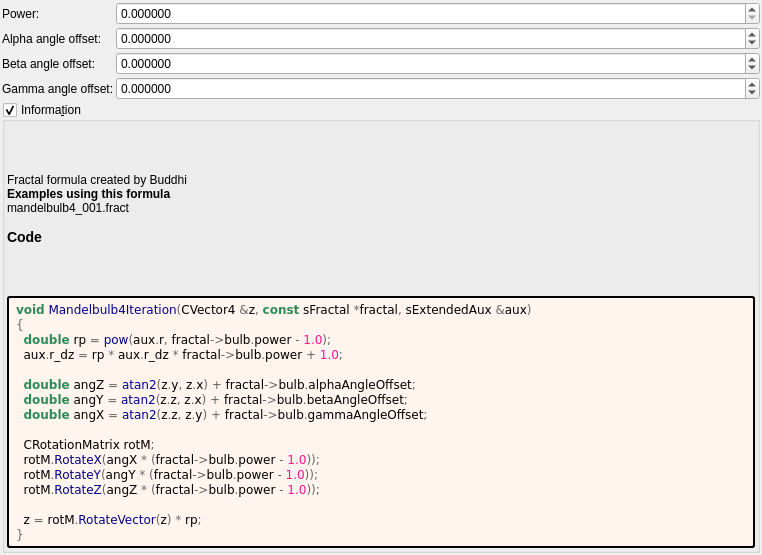
<?xml version="1.0" encoding="UTF-8"?>
<ui version="4.0">
 <class>mandelbulb4</class>
 <widget class="QWidget" name="Form">
  <property name="geometry">
   <rect>
    <x>0</x>
    <y>0</y>
    <width>762</width>
    <height>555</height>
   </rect>
  </property>
  <property name="windowTitle">
   <string notr="true">mandelbulb4</string>
  </property>
  <layout class="QVBoxLayout" name="verticalLayout">
   <property name="spacing">
    <number>2</number>
   </property>
   <property name="leftMargin">
    <number>2</number>
   </property>
   <property name="topMargin">
    <number>2</number>
   </property>
   <property name="rightMargin">
    <number>2</number>
   </property>
   <property name="bottomMargin">
    <number>2</number>
   </property>
   <item>
    <layout class="QGridLayout" name="gridLayout" columnstretch="0,1">
     <property name="spacing">
      <number>2</number>
     </property>
     <item row="1" column="0">
      <widget class="QLabel" name="label_8">
       <property name="text">
        <string>Alpha angle offset:</string>
       </property>
      </widget>
     </item>
     <item row="3" column="1">
      <widget class="MyDoubleSpinBox" name="spinbox_gamma_angle_offset">
       <property name="sizePolicy">
        <sizepolicy hsizetype="Minimum" vsizetype="Maximum">
         <horstretch>0</horstretch>
         <verstretch>0</verstretch>
        </sizepolicy>
       </property>
       <property name="prefix">
        <string/>
       </property>
       <property name="suffix">
        <string/>
       </property>
       <property name="decimals">
        <number>6</number>
       </property>
       <property name="minimum">
        <double>-36000.000000000000000</double>
       </property>
       <property name="maximum">
        <double>36000.000000000000000</double>
       </property>
       <property name="singleStep">
        <double>0.100000000000000</double>
       </property>
      </widget>
     </item>
     <item row="0" column="1">
      <widget class="MyDoubleSpinBox" name="spinbox_power">
       <property name="sizePolicy">
        <sizepolicy hsizetype="Minimum" vsizetype="Maximum">
         <horstretch>0</horstretch>
         <verstretch>0</verstretch>
        </sizepolicy>
       </property>
       <property name="prefix">
        <string/>
       </property>
       <property name="suffix">
        <string/>
       </property>
       <property name="decimals">
        <number>6</number>
       </property>
       <property name="minimum">
        <double>0.000000000000000</double>
       </property>
       <property name="maximum">
        <double>1000.000000000000000</double>
       </property>
       <property name="singleStep">
        <double>0.100000000000000</double>
       </property>
      </widget>
     </item>
     <item row="0" column="0">
      <widget class="QLabel" name="label_7">
       <property name="text">
        <string>Power:</string>
       </property>
      </widget>
     </item>
     <item row="2" column="0">
      <widget class="QLabel" name="label_9">
       <property name="text">
        <string>Beta angle offset:</string>
       </property>
      </widget>
     </item>
     <item row="1" column="1">
      <widget class="MyDoubleSpinBox" name="spinbox_alpha_angle_offset">
       <property name="sizePolicy">
        <sizepolicy hsizetype="Minimum" vsizetype="Maximum">
         <horstretch>0</horstretch>
         <verstretch>0</verstretch>
        </sizepolicy>
       </property>
       <property name="prefix">
        <string/>
       </property>
       <property name="suffix">
        <string/>
       </property>
       <property name="decimals">
        <number>6</number>
       </property>
       <property name="minimum">
        <double>-36000.000000000000000</double>
       </property>
       <property name="maximum">
        <double>36000.000000000000000</double>
       </property>
       <property name="singleStep">
        <double>0.100000000000000</double>
       </property>
      </widget>
     </item>
     <item row="3" column="0">
      <widget class="QLabel" name="label_10">
       <property name="text">
        <string>Gamma angle offset:</string>
       </property>
      </widget>
     </item>
     <item row="2" column="1">
      <widget class="MyDoubleSpinBox" name="spinbox_beta_angle_offset">
       <property name="sizePolicy">
        <sizepolicy hsizetype="Minimum" vsizetype="Maximum">
         <horstretch>0</horstretch>
         <verstretch>0</verstretch>
        </sizepolicy>
       </property>
       <property name="prefix">
        <string/>
       </property>
       <property name="suffix">
        <string/>
       </property>
       <property name="decimals">
        <number>6</number>
       </property>
       <property name="minimum">
        <double>-36000.000000000000000</double>
       </property>
       <property name="maximum">
        <double>36000.000000000000000</double>
       </property>
       <property name="singleStep">
        <double>0.100000000000000</double>
       </property>
      </widget>
     </item>
    </layout>
   </item>
   <item>
    <widget class="MyGroupBox" name="groupCheck_info">
     <property name="title">
      <string>Informa&amp;tion</string>
     </property>
     <property name="flat">
      <bool>false</bool>
     </property>
     <property name="checkable">
      <bool>true</bool>
     </property>
     <layout class="QVBoxLayout" name="verticalLayout_2">
      <property name="spacing">
       <number>2</number>
      </property>
      <property name="leftMargin">
       <number>2</number>
      </property>
      <property name="topMargin">
       <number>2</number>
      </property>
      <property name="rightMargin">
       <number>2</number>
      </property>
      <property name="bottomMargin">
       <number>2</number>
      </property>
      <item>
       <widget class="QLabel" name="label_information_general">
        <property name="text">
         <string notr="true">&lt;p&gt;Fractal formula created by Buddhi&lt;/p&gt;&lt;table&gt;
&lt;/table&gt;
&lt;br&gt;&lt;b&gt;Examples using this formula&lt;/b&gt;&lt;br&gt;mandelbulb4_001.fract&lt;h3&gt;Code&lt;/h3&gt;</string>
        </property>
        <property name="wordWrap">
         <bool>true</bool>
        </property>
        <property name="openExternalLinks">
         <bool>true</bool>
        </property>
        <property name="textInteractionFlags">
         <set>Qt::LinksAccessibleByMouse|Qt::TextSelectableByMouse</set>
        </property>
       </widget>
      </item>
      <item>
       <widget class="QLabel" name="label_code_content">
        <property name="styleSheet">
         <string notr="true">border-style: outset; border-width: 2px; border-radius: 3px; border-color: black; background-color: #fff5ee; padding: 4px;</string>
        </property>
        <property name="text">
         <string notr="true">&lt;body style=&quot;background-color:#fff5ee&quot;&gt;
&lt;pre style=&quot;color:#000000; background-color:#fff5ee;  font-family:'Courier New',monospace;&quot;&gt;&lt;span style=&quot;color:#2e8b57; font-weight:bold&quot;&gt;void&lt;/span&gt; &lt;span style=&quot;color:#00008f&quot;&gt;Mandelbulb4Iteration&lt;/span&gt;&lt;span style=&quot;color:#676767&quot;&gt;(&lt;/span&gt;CVector4 &lt;span style=&quot;color:#676767&quot;&gt;&amp;amp;&lt;/span&gt;z&lt;span style=&quot;color:#676767&quot;&gt;,&lt;/span&gt; &lt;span style=&quot;color:#2e8b57; font-weight:bold&quot;&gt;const&lt;/span&gt; sFractal &lt;span style=&quot;color:#676767&quot;&gt;*&lt;/span&gt;fractal&lt;span style=&quot;color:#676767&quot;&gt;,&lt;/span&gt; sExtendedAux &lt;span style=&quot;color:#676767&quot;&gt;&amp;amp;&lt;/span&gt;aux&lt;span style=&quot;color:#676767&quot;&gt;)&lt;/span&gt;
&lt;span style=&quot;color:#676767&quot;&gt;{&lt;/span&gt;
  &lt;span style=&quot;color:#2e8b57; font-weight:bold&quot;&gt;double&lt;/span&gt; rp &lt;span style=&quot;color:#676767&quot;&gt;=&lt;/span&gt; &lt;span style=&quot;color:#00008f&quot;&gt;pow&lt;/span&gt;&lt;span style=&quot;color:#676767&quot;&gt;(&lt;/span&gt;aux&lt;span style=&quot;color:#676767&quot;&gt;.&lt;/span&gt;r&lt;span style=&quot;color:#676767&quot;&gt;,&lt;/span&gt; fractal&lt;span style=&quot;color:#676767&quot;&gt;-&amp;gt;&lt;/span&gt;bulb&lt;span style=&quot;color:#676767&quot;&gt;.&lt;/span&gt;power &lt;span style=&quot;color:#676767&quot;&gt;-&lt;/span&gt; &lt;span style=&quot;color:#ff1493&quot;&gt;1.0&lt;/span&gt;&lt;span style=&quot;color:#676767&quot;&gt;);&lt;/span&gt;
  aux&lt;span style=&quot;color:#676767&quot;&gt;.&lt;/span&gt;r_dz &lt;span style=&quot;color:#676767&quot;&gt;=&lt;/span&gt; rp &lt;span style=&quot;color:#676767&quot;&gt;*&lt;/span&gt; aux&lt;span style=&quot;color:#676767&quot;&gt;.&lt;/span&gt;r_dz &lt;span style=&quot;color:#676767&quot;&gt;*&lt;/span&gt; fractal&lt;span style=&quot;color:#676767&quot;&gt;-&amp;gt;&lt;/span&gt;bulb&lt;span style=&quot;color:#676767&quot;&gt;.&lt;/span&gt;power &lt;span style=&quot;color:#676767&quot;&gt;+&lt;/span&gt; &lt;span style=&quot;color:#ff1493&quot;&gt;1.0&lt;/span&gt;&lt;span style=&quot;color:#676767&quot;&gt;;&lt;/span&gt;

  &lt;span style=&quot;color:#2e8b57; font-weight:bold&quot;&gt;double&lt;/span&gt; angZ &lt;span style=&quot;color:#676767&quot;&gt;=&lt;/span&gt; &lt;span style=&quot;color:#00008f&quot;&gt;atan2&lt;/span&gt;&lt;span style=&quot;color:#676767&quot;&gt;(&lt;/span&gt;z&lt;span style=&quot;color:#676767&quot;&gt;.&lt;/span&gt;y&lt;span style=&quot;color:#676767&quot;&gt;,&lt;/span&gt; z&lt;span style=&quot;color:#676767&quot;&gt;.&lt;/span&gt;x&lt;span style=&quot;color:#676767&quot;&gt;) +&lt;/span&gt; fractal&lt;span style=&quot;color:#676767&quot;&gt;-&amp;gt;&lt;/span&gt;bulb&lt;span style=&quot;color:#676767&quot;&gt;.&lt;/span&gt;alphaAngleOffset&lt;span style=&quot;color:#676767&quot;&gt;;&lt;/span&gt;
  &lt;span style=&quot;color:#2e8b57; font-weight:bold&quot;&gt;double&lt;/span&gt; angY &lt;span style=&quot;color:#676767&quot;&gt;=&lt;/span&gt; &lt;span style=&quot;color:#00008f&quot;&gt;atan2&lt;/span&gt;&lt;span style=&quot;color:#676767&quot;&gt;(&lt;/span&gt;z&lt;span style=&quot;color:#676767&quot;&gt;.&lt;/span&gt;z&lt;span style=&quot;color:#676767&quot;&gt;,&lt;/span&gt; z&lt;span style=&quot;color:#676767&quot;&gt;.&lt;/span&gt;x&lt;span style=&quot;color:#676767&quot;&gt;) +&lt;/span&gt; fractal&lt;span style=&quot;color:#676767&quot;&gt;-&amp;gt;&lt;/span&gt;bulb&lt;span style=&quot;color:#676767&quot;&gt;.&lt;/span&gt;betaAngleOffset&lt;span style=&quot;color:#676767&quot;&gt;;&lt;/span&gt;
  &lt;span style=&quot;color:#2e8b57; font-weight:bold&quot;&gt;double&lt;/span&gt; angX &lt;span style=&quot;color:#676767&quot;&gt;=&lt;/span&gt; &lt;span style=&quot;color:#00008f&quot;&gt;atan2&lt;/span&gt;&lt;span style=&quot;color:#676767&quot;&gt;(&lt;/span&gt;z&lt;span style=&quot;color:#676767&quot;&gt;.&lt;/span&gt;z&lt;span style=&quot;color:#676767&quot;&gt;,&lt;/span&gt; z&lt;span style=&quot;color:#676767&quot;&gt;.&lt;/span&gt;y&lt;span style=&quot;color:#676767&quot;&gt;) +&lt;/span&gt; fractal&lt;span style=&quot;color:#676767&quot;&gt;-&amp;gt;&lt;/span&gt;bulb&lt;span style=&quot;color:#676767&quot;&gt;.&lt;/span&gt;gammaAngleOffset&lt;span style=&quot;color:#676767&quot;&gt;;&lt;/span&gt;

  CRotationMatrix rotM&lt;span style=&quot;color:#676767&quot;&gt;;&lt;/span&gt;
  rotM&lt;span style=&quot;color:#676767&quot;&gt;.&lt;/span&gt;&lt;span style=&quot;color:#00008f&quot;&gt;RotateX&lt;/span&gt;&lt;span style=&quot;color:#676767&quot;&gt;(&lt;/span&gt;angX &lt;span style=&quot;color:#676767&quot;&gt;* (&lt;/span&gt;fractal&lt;span style=&quot;color:#676767&quot;&gt;-&amp;gt;&lt;/span&gt;bulb&lt;span style=&quot;color:#676767&quot;&gt;.&lt;/span&gt;power &lt;span style=&quot;color:#676767&quot;&gt;-&lt;/span&gt; &lt;span style=&quot;color:#ff1493&quot;&gt;1.0&lt;/span&gt;&lt;span style=&quot;color:#676767&quot;&gt;));&lt;/span&gt;
  rotM&lt;span style=&quot;color:#676767&quot;&gt;.&lt;/span&gt;&lt;span style=&quot;color:#00008f&quot;&gt;RotateY&lt;/span&gt;&lt;span style=&quot;color:#676767&quot;&gt;(&lt;/span&gt;angY &lt;span style=&quot;color:#676767&quot;&gt;* (&lt;/span&gt;fractal&lt;span style=&quot;color:#676767&quot;&gt;-&amp;gt;&lt;/span&gt;bulb&lt;span style=&quot;color:#676767&quot;&gt;.&lt;/span&gt;power &lt;span style=&quot;color:#676767&quot;&gt;-&lt;/span&gt; &lt;span style=&quot;color:#ff1493&quot;&gt;1.0&lt;/span&gt;&lt;span style=&quot;color:#676767&quot;&gt;));&lt;/span&gt;
  rotM&lt;span style=&quot;color:#676767&quot;&gt;.&lt;/span&gt;&lt;span style=&quot;color:#00008f&quot;&gt;RotateZ&lt;/span&gt;&lt;span style=&quot;color:#676767&quot;&gt;(&lt;/span&gt;angZ &lt;span style=&quot;color:#676767&quot;&gt;* (&lt;/span&gt;fractal&lt;span style=&quot;color:#676767&quot;&gt;-&amp;gt;&lt;/span&gt;bulb&lt;span style=&quot;color:#676767&quot;&gt;.&lt;/span&gt;power &lt;span style=&quot;color:#676767&quot;&gt;-&lt;/span&gt; &lt;span style=&quot;color:#ff1493&quot;&gt;1.0&lt;/span&gt;&lt;span style=&quot;color:#676767&quot;&gt;));&lt;/span&gt;

  z &lt;span style=&quot;color:#676767&quot;&gt;=&lt;/span&gt; rotM&lt;span style=&quot;color:#676767&quot;&gt;.&lt;/span&gt;&lt;span style=&quot;color:#00008f&quot;&gt;RotateVector&lt;/span&gt;&lt;span style=&quot;color:#676767&quot;&gt;(&lt;/span&gt;z&lt;span style=&quot;color:#676767&quot;&gt;) *&lt;/span&gt; rp&lt;span style=&quot;color:#676767&quot;&gt;;&lt;/span&gt;
&lt;span style=&quot;color:#676767&quot;&gt;}&lt;/span&gt;
&lt;/pre&gt;
&lt;/body&gt;</string>
        </property>
        <property name="wordWrap">
         <bool>true</bool>
        </property>
        <property name="openExternalLinks">
         <bool>true</bool>
        </property>
        <property name="textInteractionFlags">
         <set>Qt::LinksAccessibleByMouse|Qt::TextSelectableByMouse</set>
        </property>
       </widget>
      </item>
     </layout>
    </widget>
   </item>
  </layout>
 </widget>
 <customwidgets>
  <customwidget>
   <class>MyDoubleSpinBox</class>
   <extends>QDoubleSpinBox</extends>
   <header>my_double_spin_box.h</header>
  </customwidget>
  <customwidget>
   <class>MyGroupBox</class>
   <extends>QGroupBox</extends>
   <header>my_group_box.h</header>
   <container>1</container>
  </customwidget>
 </customwidgets>
 <tabstops>
  <tabstop>spinbox_power</tabstop>
  <tabstop>spinbox_alpha_angle_offset</tabstop>
  <tabstop>spinbox_beta_angle_offset</tabstop>
  <tabstop>spinbox_gamma_angle_offset</tabstop>
 </tabstops>
 <resources/>
 <connections/>
</ui>
